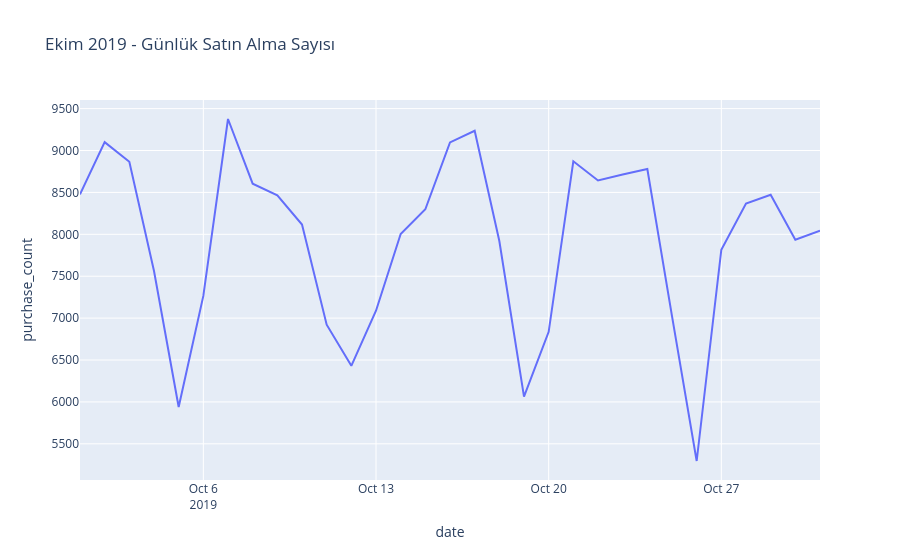

This figure's notebook cell:
### Code cell
import plotly.express as px

df['event_time'] = pd.to_datetime(df['event_time'])
df['date'] = df['event_time'].dt.date

daily = df[df['event_type'] == 'purchase'].groupby('date').size().reset_index()
daily.columns = ['date', 'purchase_count']

fig = px.line(daily, x='date', y='purchase_count', title='Ekim 2019 - Günlük Satın Alma Sayısı')
fig.show()

### Figure 1 — Plotly figure (JSON) as saved in the notebook; plotly's stock layout.template omitted (floating-point values rounded to 4 significant figures)
{"data": [{"hovertemplate": "date=%{x}<br>purchase_count=%{y}<extra></extra>", "legendgroup": "", "line": {"color": "#636efa", "dash": "solid"}, "marker": {"symbol": "circle"}, "mode": "lines", "name": "", "orientation": "v", "showlegend": false, "type": "scatter", "x": ["2019-10-01", "2019-10-02", "2019-10-03", "2019-10-04", "2019-10-05", "2019-10-06", "2019-10-07", "2019-10-08", "2019-10-09", "2019-10-10", "2019-10-11", "2019-10-12", "2019-10-13", "2019-10-14", "2019-10-15", "2019-10-16", "2019-10-17", "2019-10-18", "2019-10-19", "2019-10-20", "2019-10-21", "2019-10-22", "2019-10-23", "2019-10-24", "2019-10-25", "2019-10-26", "2019-10-27", "2019-10-28", "2019-10-29", "2019-10-30", "2019-10-31"], "xaxis": "x", "y": [8476, 9100, 8865, 7562, 5940, 7265, 9376, 8604, 8464, 8117, 6922, 6431, 7088, 8004, 8299, 9096, 9236, 7920, 6064, 6836, 8872, 8643, 8714, 8779, 7024, 5295, 7816, 8366, 8472, 7935, 8043], "yaxis": "y"}], "layout": {"legend": {"tracegroupgap": 0}, "title": {"text": "Ekim 2019 - Günlük Satın Alma Sayısı"}, "xaxis": {"anchor": "y", "domain": [0, 1], "title": {"text": "date"}}, "yaxis": {"anchor": "x", "domain": [0, 1], "title": {"text": "purchase_count"}}}}
